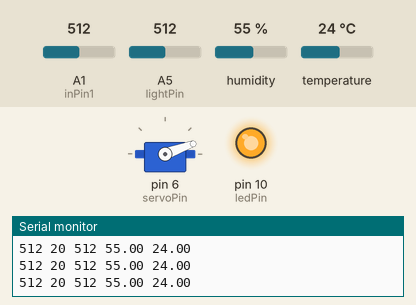
Simulated run of this sketch. Board: Arduino Uno, built with avr-gcc and run on an emulated ATmega328P. Parts: servo, output pins drawn as LEDs (lit = HIGH), the last lines printed to the serial monitor. Wiring (inferred from the names in the program): DHT11 sensor: data pin 2. The test bench sets the inputs (shaded band); at power-on: A1 (inPin1) = 512, A5 (lightPin) = 512, humidity 55 %, temperature 24 °C.

Above: at 6.0 s.
6.1 s: A1 (inPin1) set to 107
7.6 s: A1 (inPin1) set to 94
9.1 s: A5 (lightPin) set to 111
10.6 s: A5 (lightPin) set to 89
18.0 s: A1 (inPin1) set to 17
19.5 s: A1 (inPin1) set to 14
At 20.3 s:
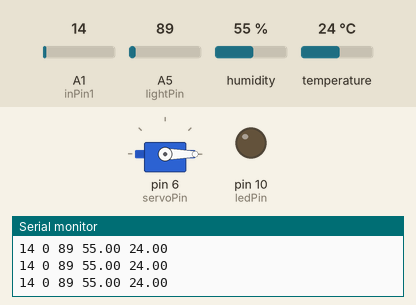
Timing chart, 0 to 22.5 s (numbered marks = the images above; inputs shaded):
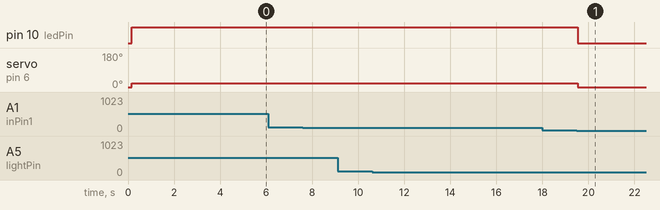

The sketch:

billy-bass-arudino.ino
```cpp
// include the servo library
#include <Servo.h>

//initializing Servo object
Servo servo1;

const int inPin1 = A1;

const int ledPin = 10;
const int servoPin = 6;
const int lightPin = A5;

int dhtPin = 2;
uint8_t bits[5];
#define TIMEOUT 10000

#define DHTLIB_OK                0
#define DHTLIB_ERROR_CHECKSUM   -1
#define DHTLIB_ERROR_TIMEOUT    -2
#define DHTLIB_INVALID_VALUE    -999


//
Servo myservo;  // create servo object to control a servo
//int pos = 0;    // variable to store the servo position
//int factor = -1;
int resetTimeout = 10;
int resetLightTimeout = 20;
int timeout = resetTimeout;
int lightTimeout = resetLightTimeout;
int openPos =  20;
int pos = 0;
int mouthIsOpen = 0;
int previousInRead = 0;
int lightRead = 0;
double humidity = 0.0;
double temperature = 0.0;
int dhtCountdown = 100;
int soundThreshold = 15;

int lightVals[20];
int lightCount = 0;
int lightLow = 0;
void setup(){
  Serial.begin(9600);
  delay(20);

  myservo.attach(servoPin);
  myservo.write(pos);
  pinMode(ledPin, OUTPUT);
  pinMode(lightPin, INPUT);
}

void loop() {
//
//  //read the analog values from the accelerometer
  int inRead1 = analogRead(inPin1);
  Serial.print(inRead1);

  lightVals[lightCount] = analogRead(lightPin);
  lightCount++;
  if (lightCount == 20) {
    lightCount = 0;
    int sum = 0;
    for (int i = 0; i < 20; i++) { sum += lightVals[i]; }
    lightRead = sum/20;
    for (int i = 0; i < 20; i++) { lightVals[i] = 0; }
  }

  Serial.print(" ");
  Serial.print(myservo.read());
  Serial.print(" ");
  Serial.print(lightRead);

  if (dhtCountdown <= 0) {
    int rv = dht_read(dhtPin);
    humidity    = bits[0];  // bit[1] == 0;
    temperature = bits[2];  // bits[3] == 0;

    // TEST CHECKSUM
    uint8_t sum = bits[0] + bits[2]; // bits[1] && bits[3] both 0
    if (bits[4] != sum) {
      Serial.println("ERROR, " + sum);
    }
    Serial.print(" ");
    Serial.print(humidity);
    Serial.print(" ");
    Serial.println(temperature);
    dhtCountdown = 100;

  }
  Serial.print(" ");
  Serial.print(humidity);
  Serial.print(" ");
  Serial.println(temperature);


  if (inRead1 > soundThreshold) {
    openMouth();
  } else {
    closeMouth();
  }


  timeout--;
  dhtCountdown--;
}

void openMouth() {
  if (timeout <= 0 && mouthIsOpen == 0) {
    pos = openPos;
    mouthIsOpen = 1;
    myservo.write(pos);
    timeout = resetTimeout;
    digitalWrite(ledPin, HIGH);
  }
}

void closeMouth() {
  if (timeout <= 0 && mouthIsOpen == 1) {
    pos = 0;
    mouthIsOpen = 0;
    myservo.write(pos);
    timeout = resetTimeout;
    digitalWrite(ledPin, LOW);
  }
}

int dht_read(uint8_t pin)
{
        // INIT BUFFERVAR TO RECEIVE DATA
        uint8_t cnt = 7;
        uint8_t idx = 0;

        // EMPTY BUFFER
        for (int i=0; i< 5; i++) bits[i] = 0;

        // REQUEST SAMPLE
        pinMode(pin, OUTPUT);
        digitalWrite(pin, LOW);
        delay(20);
        digitalWrite(pin, HIGH);
        delayMicroseconds(40);
        pinMode(pin, INPUT);

        // GET ACKNOWLEDGE or TIMEOUT
        unsigned int loopCnt = TIMEOUT;
        while(digitalRead(pin) == LOW)
                if (loopCnt-- == 0) return DHTLIB_ERROR_TIMEOUT;

        loopCnt = TIMEOUT;
        while(digitalRead(pin) == HIGH)
                if (loopCnt-- == 0) return DHTLIB_ERROR_TIMEOUT;

        // READ THE OUTPUT - 40 BITS => 5 BYTES
        for (int i=0; i<40; i++)
        {
                loopCnt = TIMEOUT;
                while(digitalRead(pin) == LOW)
                        if (loopCnt-- == 0) return DHTLIB_ERROR_TIMEOUT;

                unsigned long t = micros();

                loopCnt = TIMEOUT;
                while(digitalRead(pin) == HIGH)
                        if (loopCnt-- == 0) return DHTLIB_ERROR_TIMEOUT;

                if ((micros() - t) > 40) bits[idx] |= (1 << cnt);
                if (cnt == 0)   // next byte?
                {
                        cnt = 7;
                        idx++;
                }
                else cnt--;
        }

        return DHTLIB_OK;
}
```

Measured:
- the behaviour switches between 16 and 15 on A1 (inPin1) (found by bisection; images 0 and 1)
- after the input at 19.5 s, pin 10 (ledPin): HIGH → LOW at once; servo on pin 6 (servoPin): 20° → 0° at once
